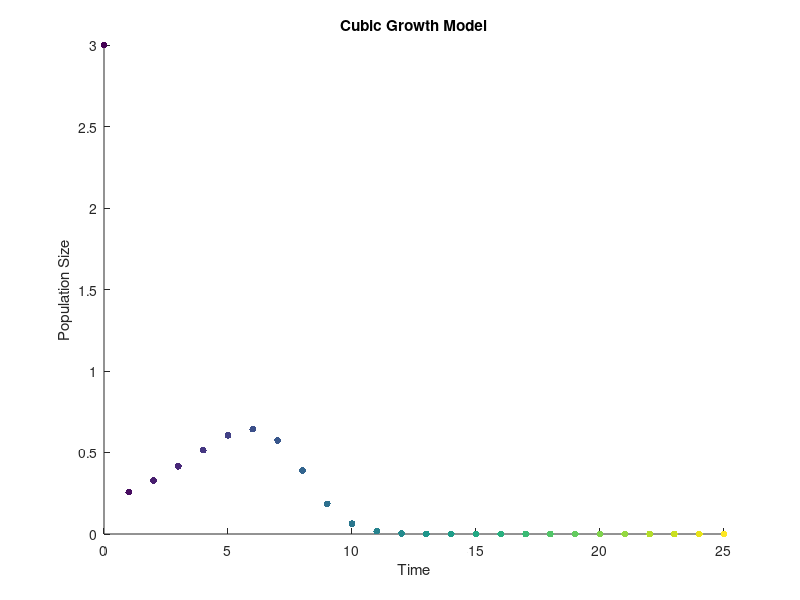

Here is the MATLAB script that generated this plot:
%Setting the initial conditions and variables

%Initial population condition
p0 = 3;
R = 0.3;
A = 2;
K = 7;
y = [];
y = [y p0];
n = 25;
x=0:1:n;

%Iterate through interation function
for i=1:n
    popSize = p0*(1 - R*(1 - p0/A)*(1 - p0/K));
    popDiff = popSize - p0;
    y = [y popDiff];
    p0 = popSize;
    disp(i)
    disp(popSize)
end;

%Plot data with colourful plot points
sz = 25;
c = linspace(1,10,length(x));

scatter(x,y,sz,c,'filled')
    title('Cubic Growth Model')
    xlabel('Time')
    ylabel('Population Size')
